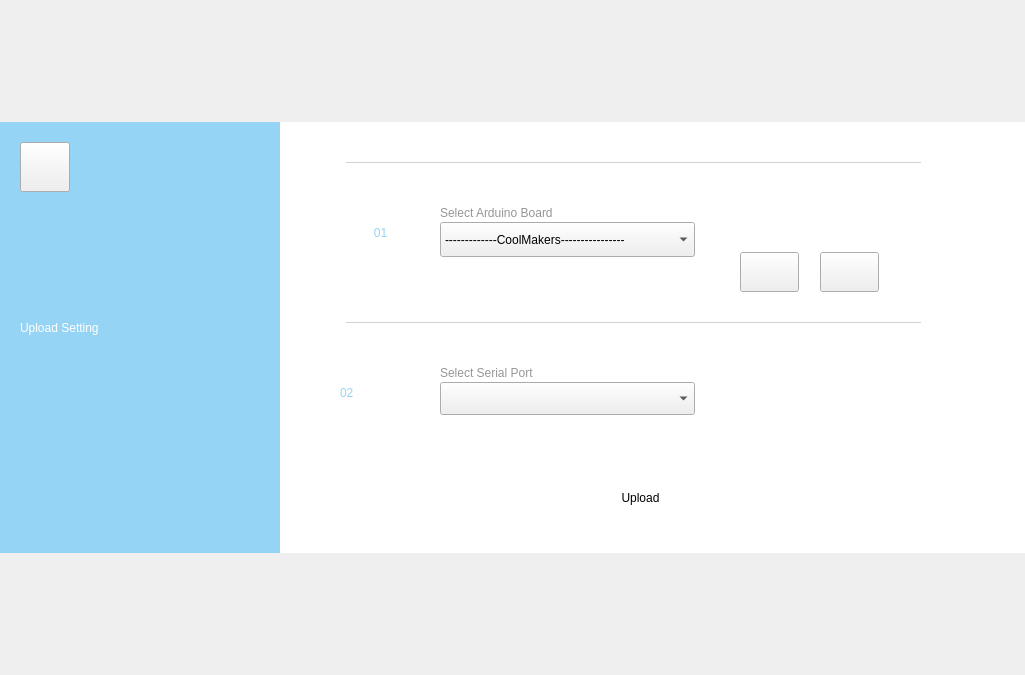
<?xml version="1.0" encoding="UTF-8"?>
<ui version="4.0">
 <class>UploadSettingForm</class>
 <widget class="QWidget" name="UploadSettingForm">
  <property name="geometry">
   <rect>
    <x>0</x>
    <y>0</y>
    <width>1025</width>
    <height>675</height>
   </rect>
  </property>
  <property name="windowTitle">
   <string>Form</string>
  </property>
  <property name="styleSheet">
   <string notr="true">QWidget#UploadSettingForm
{
	border-image: url(:/resource/images/common/Transparent_Black_80.png);
}</string>
  </property>
  <layout class="QGridLayout" name="gridLayout">
   <property name="leftMargin">
    <number>0</number>
   </property>
   <property name="topMargin">
    <number>0</number>
   </property>
   <property name="rightMargin">
    <number>0</number>
   </property>
   <property name="bottomMargin">
    <number>0</number>
   </property>
   <property name="spacing">
    <number>0</number>
   </property>
   <item row="0" column="0">
    <spacer name="verticalSpacer">
     <property name="orientation">
      <enum>Qt::Vertical</enum>
     </property>
     <property name="sizeHint" stdset="0">
      <size>
       <width>20</width>
       <height>145</height>
      </size>
     </property>
    </spacer>
   </item>
   <item row="2" column="0">
    <spacer name="verticalSpacer_2">
     <property name="orientation">
      <enum>Qt::Vertical</enum>
     </property>
     <property name="sizeHint" stdset="0">
      <size>
       <width>20</width>
       <height>144</height>
      </size>
     </property>
    </spacer>
   </item>
   <item row="1" column="0">
    <widget class="QWidget" name="widgetBg" native="true">
     <property name="sizePolicy">
      <sizepolicy hsizetype="Preferred" vsizetype="Fixed">
       <horstretch>0</horstretch>
       <verstretch>0</verstretch>
      </sizepolicy>
     </property>
     <property name="minimumSize">
      <size>
       <width>1025</width>
       <height>431</height>
      </size>
     </property>
     <property name="styleSheet">
      <string notr="true">QWidget#widgetBg
{
	background-color: rgb(255, 255, 255);
}
QListView::item::hover
{

}
</string>
     </property>
     <widget class="QWidget" name="widgetLeft" native="true">
      <property name="geometry">
       <rect>
        <x>0</x>
        <y>0</y>
        <width>280</width>
        <height>431</height>
       </rect>
      </property>
      <property name="styleSheet">
       <string notr="true">QWidget#widgetLeft
{
	background-color: rgb(149, 212, 244);
}</string>
      </property>
      <widget class="QLabel" name="label_3">
       <property name="geometry">
        <rect>
         <x>20</x>
         <y>180</y>
         <width>241</width>
         <height>51</height>
        </rect>
       </property>
       <property name="styleSheet">
        <string notr="true">color: rgb(255, 255, 255);
font: 35px &quot;arial&quot;;</string>
       </property>
       <property name="text">
        <string>Upload Setting</string>
       </property>
      </widget>
      <widget class="QPushButton" name="pushButtonBack">
       <property name="geometry">
        <rect>
         <x>20</x>
         <y>20</y>
         <width>50</width>
         <height>50</height>
        </rect>
       </property>
       <property name="styleSheet">
        <string notr="true">border-image: url(:/resource/images/upload_setting/Back.png);</string>
       </property>
       <property name="text">
        <string/>
       </property>
      </widget>
     </widget>
     <widget class="QLabel" name="label">
      <property name="geometry">
       <rect>
        <x>340</x>
        <y>80</y>
        <width>81</width>
        <height>61</height>
       </rect>
      </property>
      <property name="styleSheet">
       <string notr="true">color: rgb(149, 212, 244);
font: 70px &quot;Helvetica&quot;;</string>
      </property>
      <property name="text">
       <string>01</string>
      </property>
      <property name="textFormat">
       <enum>Qt::PlainText</enum>
      </property>
      <property name="alignment">
       <set>Qt::AlignCenter</set>
      </property>
     </widget>
     <widget class="QLabel" name="label_2">
      <property name="geometry">
       <rect>
        <x>340</x>
        <y>240</y>
        <width>81</width>
        <height>61</height>
       </rect>
      </property>
      <property name="styleSheet">
       <string notr="true">color: rgb(149, 212, 244);
font: 70px &quot;Helvetica&quot;;</string>
      </property>
      <property name="text">
       <string>02</string>
      </property>
     </widget>
     <widget class="QLabel" name="labelSplit">
      <property name="geometry">
       <rect>
        <x>346</x>
        <y>40</y>
        <width>575</width>
        <height>1</height>
       </rect>
      </property>
      <property name="styleSheet">
       <string notr="true">background-color: rgb(210, 210, 210);</string>
      </property>
      <property name="text">
       <string/>
      </property>
     </widget>
     <widget class="QLabel" name="labelSplit_2">
      <property name="geometry">
       <rect>
        <x>346</x>
        <y>200</y>
        <width>575</width>
        <height>1</height>
       </rect>
      </property>
      <property name="styleSheet">
       <string notr="true">background-color: rgb(210, 210, 210);</string>
      </property>
      <property name="text">
       <string/>
      </property>
     </widget>
     <widget class="QPushButton" name="pushButtonUpload">
      <property name="geometry">
       <rect>
        <x>510</x>
        <y>330</y>
        <width>261</width>
        <height>91</height>
       </rect>
      </property>
      <property name="styleSheet">
       <string notr="true">QPushButton
{
	color: rgb(0, 0, 0);
	font: 70px &quot;arial&quot;;
	border:none
}
QPushButton:hover
{
	color: rgb(149, 212, 244);
	font: 70px &quot;arial&quot;;
	border:none
}
QPushButton:pressed
{
	color: rgb(149, 212, 0);
	font: 70px &quot;arial&quot;;
	border:none
}</string>
      </property>
      <property name="text">
       <string>Upload</string>
      </property>
     </widget>
     <widget class="QLabel" name="label_4">
      <property name="geometry">
       <rect>
        <x>440</x>
        <y>80</y>
        <width>251</width>
        <height>21</height>
       </rect>
      </property>
      <property name="styleSheet">
       <string notr="true">color: rgb(150, 150, 150);
font: 20px &quot;arial&quot;;</string>
      </property>
      <property name="text">
       <string>Select Arduino Board</string>
      </property>
     </widget>
     <widget class="QComboBox" name="comboBoxBoard">
      <property name="geometry">
       <rect>
        <x>440</x>
        <y>100</y>
        <width>255</width>
        <height>35</height>
       </rect>
      </property>
      <property name="maximumSize">
       <size>
        <width>300</width>
        <height>35</height>
       </size>
      </property>
      <property name="styleSheet">
       <string notr="true"/>
      </property>
      <item>
       <property name="text">
        <string>-------------CoolMakers----------------</string>
       </property>
      </item>
      <item>
       <property name="text">
        <string>CoolMakers Arduino Starter</string>
       </property>
      </item>
      <item>
       <property name="text">
        <string>CoolMakers Arduino Starter Plus</string>
       </property>
      </item>
     </widget>
     <widget class="QComboBox" name="comboBoxSerialPort">
      <property name="geometry">
       <rect>
        <x>440</x>
        <y>260</y>
        <width>255</width>
        <height>33</height>
       </rect>
      </property>
     </widget>
     <widget class="QLabel" name="label_5">
      <property name="geometry">
       <rect>
        <x>440</x>
        <y>240</y>
        <width>241</width>
        <height>21</height>
       </rect>
      </property>
      <property name="styleSheet">
       <string notr="true">color: rgb(150, 150, 150);
font: 20px &quot;arial&quot;;</string>
      </property>
      <property name="text">
       <string>Select Serial Port</string>
      </property>
     </widget>
     <widget class="QPushButton" name="pushButtonUno">
      <property name="geometry">
       <rect>
        <x>740</x>
        <y>130</y>
        <width>59</width>
        <height>40</height>
       </rect>
      </property>
      <property name="styleSheet">
       <string notr="true">border-image: url(:/resource/images/upload_setting/MiniUno.png);</string>
      </property>
      <property name="text">
       <string/>
      </property>
     </widget>
     <widget class="QPushButton" name="pushButtonLeonardo">
      <property name="geometry">
       <rect>
        <x>820</x>
        <y>130</y>
        <width>59</width>
        <height>40</height>
       </rect>
      </property>
      <property name="styleSheet">
       <string notr="true">border-image: url(:/resource/images/upload_setting/MiniLeonardo.png);</string>
      </property>
      <property name="text">
       <string/>
      </property>
     </widget>
     <widget class="QLabel" name="labelTipToard">
      <property name="geometry">
       <rect>
        <x>890</x>
        <y>70</y>
        <width>16</width>
        <height>16</height>
       </rect>
      </property>
      <property name="toolTip">
       <string>&lt;html&gt;&lt;head/&gt;&lt;body&gt;&lt;p&gt;Please select your Arduino board.&lt;/p&gt;&lt;p&gt;&lt;br/&gt;&lt;/p&gt;&lt;p&gt;选择你使用的Arduino电路板&lt;/p&gt;&lt;p&gt;如果在列表中找不到你需要的型号 请查阅你使用的电路板的兼容Arduino型号&lt;/p&gt;&lt;p&gt;&lt;br/&gt;&lt;/p&gt;&lt;/body&gt;&lt;/html&gt;</string>
      </property>
      <property name="styleSheet">
       <string notr="true">QLabel#labelTipToard
{
	border-image: url(:/resource/images/upload_setting/tips.png);
}</string>
      </property>
      <property name="text">
       <string/>
      </property>
     </widget>
     <widget class="QLabel" name="labelTipSerialPort">
      <property name="geometry">
       <rect>
        <x>890</x>
        <y>240</y>
        <width>16</width>
        <height>16</height>
       </rect>
      </property>
      <property name="toolTip">
       <string>&lt;html&gt;&lt;head/&gt;&lt;body&gt;&lt;p&gt;Please select your Arduino board serial port.&lt;/p&gt;&lt;p&gt;&lt;br/&gt;&lt;/p&gt;&lt;p&gt;选择你的Arduino所在的串口(Serial COM)&lt;/p&gt;&lt;p&gt;如果列表中默认的串口号不是你想要的 请手工修改&lt;/p&gt;&lt;p&gt;**当你把Arduino插入USB口时Mind+会自动监测到 但只会自动选择默认的第一个串口号&lt;/p&gt;&lt;/body&gt;&lt;/html&gt;</string>
      </property>
      <property name="styleSheet">
       <string notr="true">QLabel#labelTipSerialPort
{
	border-image: url(:/resource/images/upload_setting/tips.png);
}</string>
      </property>
      <property name="text">
       <string/>
      </property>
     </widget>
    </widget>
   </item>
  </layout>
 </widget>
 <resources/>
 <connections/>
</ui>
